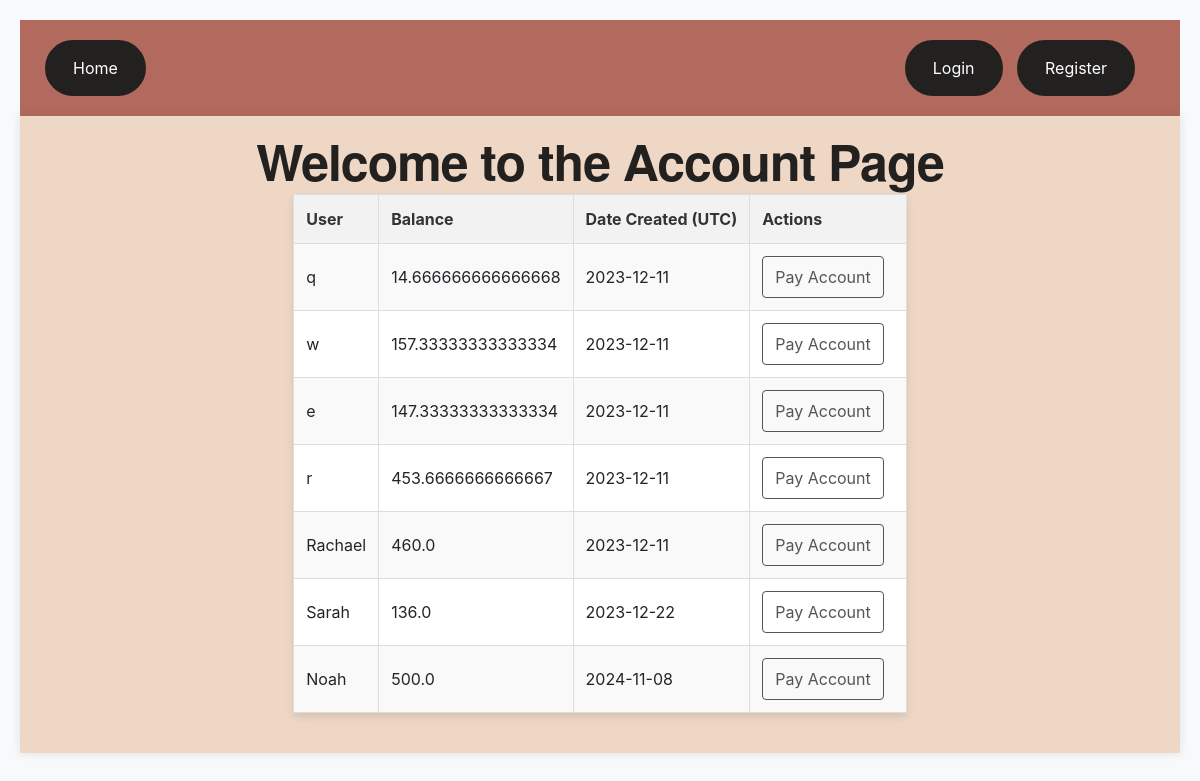
The page /account on the database its author committed.
### app/models.py (models this page shows, shortened)
class Users(UserMixin, db.Model):
    __tablename__ = 'users'
    id = db.Column(db.Integer, primary_key=True)
    username = db.Column(db.String(250), unique=True, nullable=False)
    password = db.Column(db.String(250), nullable=False)
    balance = db.Column(db.Float, nullable=False)
    date_created = db.Column(db.DateTime, default=datetime.utcnow)
    items = db.relationship('Items', secondary='user_items', backref='users')

### app/routes/account.py (the view)
@account_bp.route('/account', methods=['POST', 'GET'])
def account():
    users = Users.query.order_by(Users.date_created).all()
    return render_template('account.html', users=users)

### templates/account.html (shortened to what this page needs)
{% extends 'base.html' %}
{% block body %}
    <h1>Welcome to the Account Page</h1>
    <div>
        <table>
            <tr>
                <th>User</th>
                <th>Balance</th>
                <th>Date Created (UTC)</th>
                <th>Actions</th>
            </tr>
            {% for user in users %}
                <tr>
                    <td>{{ user.username }}</td>
                    <td>{{ user.balance }}</td>
                    <td>{{ user.date_created.date() }}</td>
                    {% if user == current_user %}
                    <td class="action-links">
                        <a href="/delete/{{ user.id }}">DELETE Account</a>
                    </td>
                    {% else: %}
                    <td class="action-links">
                        <a href="/pay/{{ user.id }}">Pay Account</a>
                    </td>
                    {% endif %}
                </tr>
            {% endfor %}
        </table>
    </div>
{% endblock %}

### static/css/main.css (style rules this page uses)
body { background-color: #f8f9fa; padding: 20px; text-align: center; }
h1 { color: #232020; font-family: 'Helvetica Neue', sans-serif; font-size: 50px; font-weight: bold; letter-spacing: -1px; line-height: 1; text-align: center; width: 100%; }
table { width: 100%; border-collapse: collapse; margin-bottom: 20px; box-shadow: 0 4px 8px rgba(0, 0, 0, 0.1); background-color: #fff; }
th, td { border: 1px solid #ddd; padding: 12px; text-align: left; }
th { background-color: #f2f2f2; color: #333; }
tr:nth-child(even) { background-color: #f9f9f9; }
.action-links { text-align: center; }
.action-links a { display: inline-block; padding: 8px 12px; text-decoration: none; margin-right: 10px; border: 1px solid #555; color: #555; border-radius: 4px; transition: all 0.3s ease; }

### rows shown on the page
Users: username "q", balance "14.666666666666668", date_created "2023-12-11"
Users: username "w", balance "157.33333333333334", date_created "2023-12-11"
Users: username "e", balance "147.33333333333334", date_created "2023-12-11"
Users: username "r", balance "453.6666666666667", date_created "2023-12-11"
Users: username "Rachael", balance "460.0", date_created "2023-12-11"
Users: username "Sarah", balance "136.0", date_created "2023-12-22"
Users: username "Noah", balance "500.0", date_created "2024-11-08"
